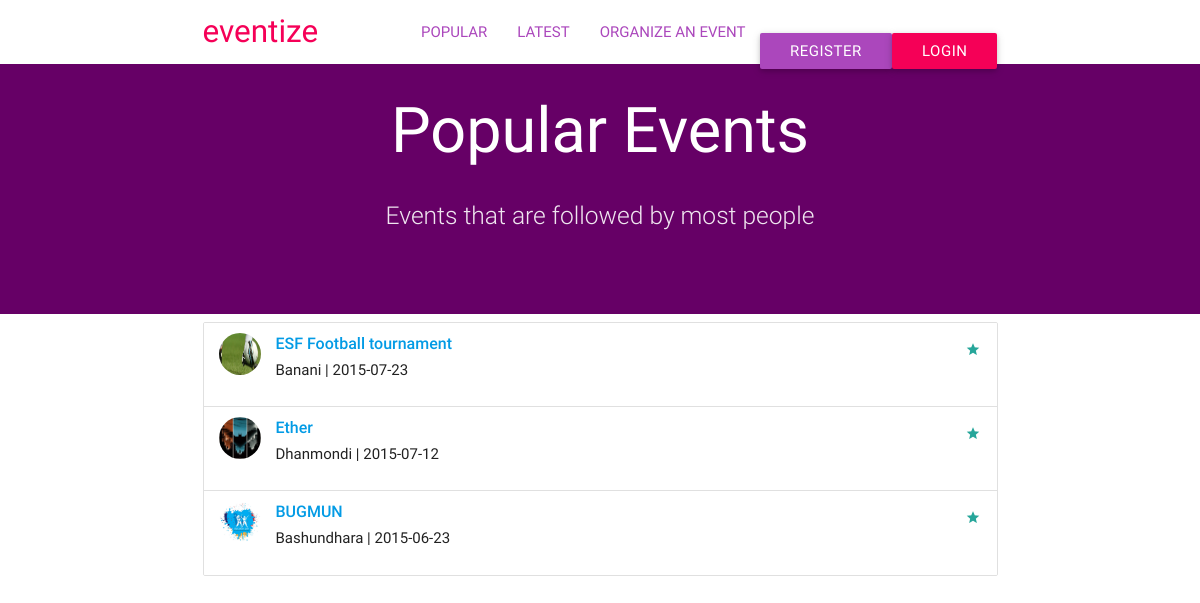
The app's page /popular.php with its own data.
### tables this page shows
CREATE TABLE IF NOT EXISTS `event` (
  `id` int(11) NOT NULL AUTO_INCREMENT,
  `title` varchar(30) NOT NULL,
  `description` varchar(600) NOT NULL,
  `organizer` varchar(100) NOT NULL,
  `location` varchar(100) NOT NULL,
  `date_posted` date NOT NULL,
  `category` varchar(40) NOT NULL,
  `city` varchar(700) NOT NULL,
  `contact` varchar(300) NOT NULL,
  `admin` varchar(40) NOT NULL,
  `start` time NOT NULL,
  `end` time NOT NULL,
  `ticket` int(11) NOT NULL,
  PRIMARY KEY (`id`)
);

CREATE TABLE IF NOT EXISTS `photos` (
  `id` int(11) NOT NULL AUTO_INCREMENT,
  `user` varchar(40) NOT NULL,
  `event_id` int(10) NOT NULL,
  `path` varchar(150) NOT NULL,
  `image_name` varchar(100) NOT NULL,
  PRIMARY KEY (`id`)
);

### functions.php (called while the page is built, shortened)
<?php
function get_img($eid){
	$query = "SELECT `path` FROM `photos` WHERE `event_id`={$eid}";
	$q= mysql_query($query);
	$row = mysql_fetch_row($q) ;
	return $row;
}
function get_popular(){
	$events = array();
	$sql= "SELECT t1.id,t1.title,t1.description,t1.location,t1.date_posted FROM event t1
	INNER JOIN follow t2 on t1.id=t2.event GROUP BY t1.id ORDER BY COUNT(t2.event) DESC";
$records= mysql_query($sql);
while ($row = mysql_fetch_assoc($records)) {
		$events[] = $row;
	}
	return $events;
}
?>

### popular.php (the view, shortened to what this page needs)
<head>
  <link href="assets/css/materialize.css" type="text/css" rel="stylesheet" media="screen,projection"/>
  <link href="assets/css/style.css" type="text/css" rel="stylesheet" media="screen,projection"/>
  <link rel="stylesheet" type="text/css" href="assets/css/keyframes.css">
  <link rel="stylesheet" type="text/css" href="assets/css/pageTransitions.css">
</head>
<?php
$events=get_popular();
?>
<html>
<body>
  <nav class="white" role="navigation">
    <div class="nav-wrapper container">
      <a id="logo-container" href="index.php" class="brand-logo" style="color:#f50057;">eventize</a>
      <ul class="right hide-on-med-and-down">
          <li><a href="popular.php" style="color:#ab47bc;">POPULAR</a></li>
        <li><a href="latest.php" style="color:#ab47bc;">LATEST</a></li>
        <li><a href="organize.php" style="color:#ab47bc;">ORGANIZE AN EVENT</a></li>
         <?php
       if(!isset($_SESSION['username'])){?>
           <li><a href="register.php" style="top:18px;" class="waves-effect waves-light btn purple lighten-1">Register</a></li>
      <li><a  href="login.php" style="top:18px;" class="waves-effect waves-light btn pink accent-3">Login</a></li>
      </ul>
<?php }
?>
    </div>
  </nav>
   <div id="index-banner" class="parallax-container" style="background:#660066;min-height:250px;">
      <div class="container">
        <br><br>
        <h1 class="header center white-text text">Popular Events</h1>
        <div class="row center">
          <h5 class="header col s12 light">Events that are followed by most people</h5>
        </div>
      </div>
  </div>
  <div class="container">
  <ul class="collection">
<?php
foreach ($events as $event) {
     $eid=$event['id'];
      $img=get_img($eid);
?>
    <li class="collection-item avatar m-page scene_element scene_element--fadeinup">
      <img src="<?php echo $img[0];?>" class="circle">
  <a href="get_event.php?id=<?php echo $event['id']; ?>">    <span class="title"><strong><?php echo $event['title'];?></strong></span></a>
      <p><?php echo $event['location']; ?> | <?php echo $event['date_posted']?>
      </p>
      <a href="#!" class="secondary-content"><i class="mdi-action-grade"></i></a>
    </li>
<?php
}
?>
</ul>
</div>
</body>
</html>

### assets/css/style.css (style rules this page uses)
nav ul a, nav .brand-logo { color: #444; }
p { line-height: 2rem; }
.parallax-container { min-height: 380px; line-height: 0; height: auto; color: rgba(255,255,255,.9); }

### records on screen
event: photos.path (picture), title "ESF Football tournament", location "Banani", date_posted "2015-07-23"
event: photos.path (picture), title "Ether", location "Dhanmondi", date_posted "2015-07-12"
event: photos.path (picture), title "BUGMUN", location "Bashundhara", date_posted "2015-06-23"
